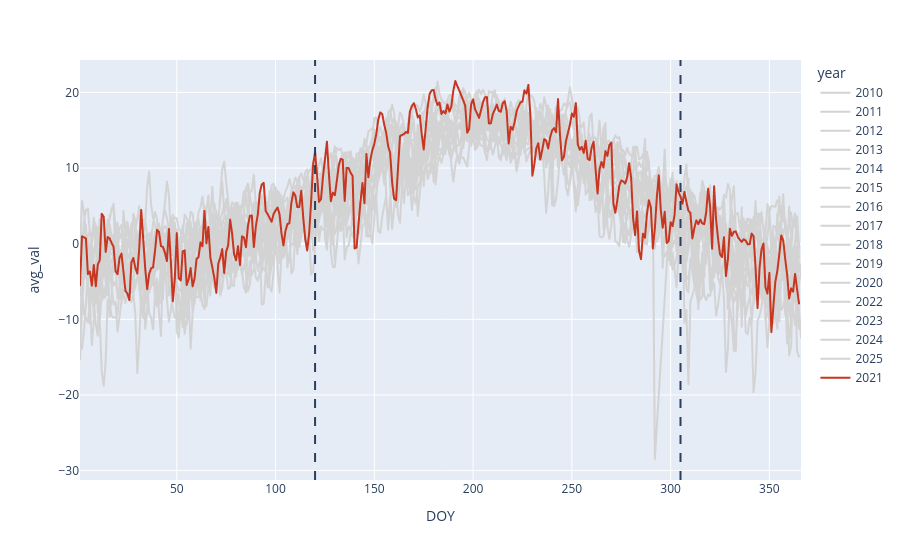

Here is the notebook cell this chart was saved with:
### Code cell
daily_temperature = group_column_by_date(weather_full, agg_column="mean_T")
fig_temps = create_annual_lineplot(daily_temperature, val_column="avg_val", year_list=list(range(2010, 2025 + 1)), highlight_year="2021")
fig_temps.show()

### Figure 1 — Plotly figure (JSON) as saved in the notebook; plotly's stock layout.template omitted (floating-point values rounded to 4 significant figures; data arrays with more than 128 entries replaced by an {"elided": "..."} marker saying what was removed)
{"data": [{"hovertemplate": "year=2010<br>DOY=%{x}<br>avg_val=%{y}<extra></extra>", "legendgroup": "2010", "line": {"color": "lightgrey", "dash": "solid"}, "marker": {"symbol": "circle"}, "mode": "lines", "name": "2010", "showlegend": true, "type": "scattergl", "x": {"elided": "357 int values"}, "xaxis": "x", "y": {"elided": "357 float values"}, "yaxis": "y"}, {"hovertemplate": "year=2011<br>DOY=%{x}<br>avg_val=%{y}<extra></extra>", "legendgroup": "2011", "line": {"color": "lightgrey", "dash": "solid"}, "marker": {"symbol": "circle"}, "mode": "lines", "name": "2011", "showlegend": true, "type": "scattergl", "x": {"elided": "364 int values"}, "xaxis": "x", "y": {"elided": "364 float values"}, "yaxis": "y"}, {"hovertemplate": "year=2012<br>DOY=%{x}<br>avg_val=%{y}<extra></extra>", "legendgroup": "2012", "line": {"color": "lightgrey", "dash": "solid"}, "marker": {"symbol": "circle"}, "mode": "lines", "name": "2012", "showlegend": true, "type": "scattergl", "x": {"elided": "366 int values"}, "xaxis": "x", "y": {"elided": "366 float values"}, "yaxis": "y"}, {"hovertemplate": "year=2013<br>DOY=%{x}<br>avg_val=%{y}<extra></extra>", "legendgroup": "2013", "line": {"color": "lightgrey", "dash": "solid"}, "marker": {"symbol": "circle"}, "mode": "lines", "name": "2013", "showlegend": true, "type": "scattergl", "x": {"elided": "365 int values"}, "xaxis": "x", "y": {"elided": "365 float values"}, "yaxis": "y"}, {"hovertemplate": "year=2014<br>DOY=%{x}<br>avg_val=%{y}<extra></extra>", "legendgroup": "2014", "line": {"color": "lightgrey", "dash": "solid"}, "marker": {"symbol": "circle"}, "mode": "lines", "name": "2014", "showlegend": true, "type": "scattergl", "x": {"elided": "365 int values"}, "xaxis": "x", "y": {"elided": "365 float values"}, "yaxis": "y"}, {"hovertemplate": "year=2015<br>DOY=%{x}<br>avg_val=%{y}<extra></extra>", "legendgroup": "2015", "line": {"color": "lightgrey", "dash": "solid"}, "marker": {"symbol": "circle"}, "mode": "lines", "name": "2015", "showlegend": true, "type": "scattergl", "x": {"elided": "365 int values"}, "xaxis": "x", "y": {"elided": "365 float values"}, "yaxis": "y"}, {"hovertemplate": "year=2016<br>DOY=%{x}<br>avg_val=%{y}<extra></extra>", "legendgroup": "2016", "line": {"color": "lightgrey", "dash": "solid"}, "marker": {"symbol": "circle"}, "mode": "lines", "name": "2016", "showlegend": true, "type": "scattergl", "x": {"elided": "366 int values"}, "xaxis": "x", "y": {"elided": "366 float values"}, "yaxis": "y"}, {"hovertemplate": "year=2017<br>DOY=%{x}<br>avg_val=%{y}<extra></extra>", "legendgroup": "2017", "line": {"color": "lightgrey", "dash": "solid"}, "marker": {"symbol": "circle"}, "mode": "lines", "name": "2017", "showlegend": true, "type": "scattergl", "x": {"elided": "346 int values"}, "xaxis": "x", "y": {"elided": "346 float values"}, "yaxis": "y"}, {"hovertemplate": "year=2018<br>DOY=%{x}<br>avg_val=%{y}<extra></extra>", "legendgroup": "2018", "line": {"color": "lightgrey", "dash": "solid"}, "marker": {"symbol": "circle"}, "mode": "lines", "name": "2018", "showlegend": true, "type": "scattergl", "x": {"elided": "365 int values"}, "xaxis": "x", "y": {"elided": "365 float values"}, "yaxis": "y"}, {"hovertemplate": "year=2019<br>DOY=%{x}<br>avg_val=%{y}<extra></extra>", "legendgroup": "2019", "line": {"color": "lightgrey", "dash": "solid"}, "marker": {"symbol": "circle"}, "mode": "lines", "name": "2019", "showlegend": true, "type": "scattergl", "x": {"elided": "365 int values"}, "xaxis": "x", "y": {"elided": "365 float values"}, "yaxis": "y"}, {"hovertemplate": "year=2020<br>DOY=%{x}<br>avg_val=%{y}<extra></extra>", "legendgroup": "2020", "line": {"color": "lightgrey", "dash": "solid"}, "marker": {"symbol": "circle"}, "mode": "lines", "name": "2020", "showlegend": true, "type": "scattergl", "x": {"elided": "366 int values"}, "xaxis": "x", "y": {"elided": "366 float values"}, "yaxis": "y"}, {"hovertemplate": "year=2022<br>DOY=%{x}<br>avg_val=%{y}<extra></extra>", "legendgroup": "2022", "line": {"color": "lightgrey", "dash": "solid"}, "marker": {"symbol": "circle"}, "mode": "lines", "name": "2022", "showlegend": true, "type": "scattergl", "x": {"elided": "365 int values"}, "xaxis": "x", "y": {"elided": "365 float values"}, "yaxis": "y"}, {"hovertemplate": "year=2023<br>DOY=%{x}<br>avg_val=%{y}<extra></extra>", "legendgroup": "2023", "line": {"color": "lightgrey", "dash": "solid"}, "marker": {"symbol": "circle"}, "mode": "lines", "name": "2023", "showlegend": true, "type": "scattergl", "x": {"elided": "362 int values"}, "xaxis": "x", "y": {"elided": "362 float values"}, "yaxis": "y"}, {"hovertemplate": "year=2024<br>DOY=%{x}<br>avg_val=%{y}<extra></extra>", "legendgroup": "2024", "line": {"color": "lightgrey", "dash": "solid"}, "marker": {"symbol": "circle"}, "mode": "lines", "name": "2024", "showlegend": true, "type": "scattergl", "x": {"elided": "366 int values"}, "xaxis": "x", "y": {"elided": "366 float values"}, "yaxis": "y"}, {"hovertemplate": "year=2025<br>DOY=%{x}<br>avg_val=%{y}<extra></extra>", "legendgroup": "2025", "line": {"color": "lightgrey", "dash": "solid"}, "marker": {"symbol": "circle"}, "mode": "lines", "name": "2025", "showlegend": true, "type": "scattergl", "x": {"elided": "365 int values"}, "xaxis": "x", "y": {"elided": "365 float values"}, "yaxis": "y"}, {"hovertemplate": "year=2021<br>DOY=%{x}<br>avg_val=%{y}<extra></extra>", "legendgroup": "2021", "line": {"color": "#c73620", "dash": "solid"}, "marker": {"symbol": "circle"}, "mode": "lines", "name": "2021", "showlegend": true, "type": "scattergl", "x": {"elided": "365 int values"}, "xaxis": "x", "y": {"elided": "365 float values"}, "yaxis": "y"}], "layout": {"legend": {"title": {"text": "year"}, "tracegroupgap": 0}, "margin": {"t": 60}, "shapes": [{"line": {"dash": "dash"}, "type": "line", "x0": "120", "x1": "120", "xref": "x", "y0": 0, "y1": 1, "yref": "y domain"}, {"line": {"dash": "dash"}, "type": "line", "x0": "305", "x1": "305", "xref": "x", "y0": 0, "y1": 1, "yref": "y domain"}], "xaxis": {"anchor": "y", "domain": [0, 1], "title": {"text": "DOY"}}, "yaxis": {"anchor": "x", "domain": [0, 1], "title": {"text": "avg_val"}}}}
